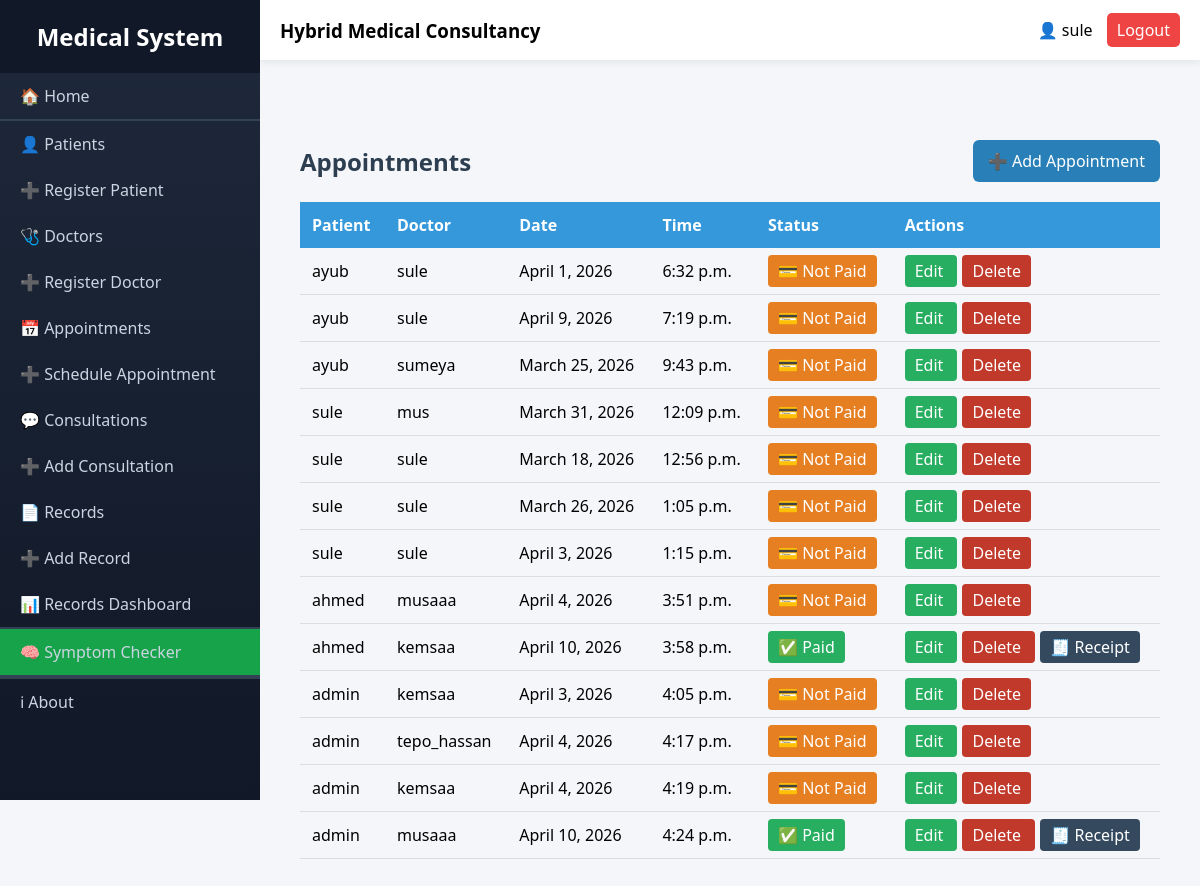
Screenshot of /appointment/ (signed in) with the database file from the repository.
### appointment/models.py (models this page shows)
class Appointment(models.Model):
    patient = models.ForeignKey(User, on_delete=models.CASCADE)
    doctor = models.ForeignKey(User, on_delete=models.CASCADE, related_name='doctor_appointments')
    appointment_date=models.DateField()
    appointment_time = models.TimeField()
    reason = models.TextField(null=True)
    status = models.CharField(max_length=20, default='pending')
    fee = models.DecimalField(max_digits=6, decimal_places=2, default=10)  # default $50

### appointment/views.py (the view)
# urls.py: path('', views.appointment_list, name='appointment_list'),
@login_required
def appointment_list(request):
    appointments = Appointment.objects.all()
    return render(request, 'appointment/appointment_list.html', {
        'appointments': appointments
    })

### appointment/templates/appointment/appointment_list.html (shortened to what this page needs)
{% extends "layout.html" %}
{% block content %}
<div style="max-width:1000px; margin:40px auto; padding:20px;">
    <div style="display:flex; justify-content:space-between; align-items:center; margin-bottom:20px;">
        <h2 style="color:#2c3e50;">Appointments</h2>
        <a href="{% url 'appointment:appointment_create' %}"
           style="background:#2980b9; color:white; padding:10px 15px; border-radius:6px; text-decoration:none;">
           ➕ Add Appointment
        </a>
    </div>
    <div style="overflow-x:auto;">
        <table style="width:100%; border-collapse:collapse; box-shadow:0 2px 10px rgba(0,0,0,0.1);">
            <thead>
                <tr style="background:#3498db; color:white; text-align:left;">
                    <th style="padding:12px;">Patient</th>
                    <th style="padding:12px;">Doctor</th>
                    <th style="padding:12px;">Date</th>
                    <th style="padding:12px;">Time</th>
                    <th style="padding:12px;">Status</th>
                    <th style="padding:12px;">Actions</th>
                </tr>
            </thead>
            <tbody>
                {% for appointment in appointments %}
                <tr style="border-bottom:1px solid #ddd;">
                    <td data-label="Patient" style="padding:12px;">
                        {{ appointment.patient }}
                    </td>
                    <td data-label="Doctor" style="padding:12px;">
                        {{ appointment.doctor }}
                    </td>
                    <td data-label="Date" style="padding:12px;">
                        {{ appointment.appointment_date }}
                    </td>
                    <td data-label="Time" style="padding:12px;">
                        {{ appointment.appointment_time }}
                    </td>
                    <td data-label="Status" style="padding:12px;">
                        {% if appointment.payment and appointment.payment.status == 'completed' %}
                            <span style="background:#27ae60; color:white; padding:5px 10px; border-radius:4px;">
                                ✅ Paid
                            </span>
                        {% else %}
                            <span style="background:#e67e22; color:white; padding:5px 10px; border-radius:4px;">
                                💳 Not Paid
                            </span>
                        {% endif %}
                    </td>
                    <td data-label="Actions" style="padding:12px;">
                        <a href="{% url 'appointment:appointment_update' appointment.id %}"
                           style="background:#27ae60; color:white; padding:5px 10px; border-radius:4px; text-decoration:none; margin-right:5px;">
                           Edit
                        </a>
                        <a href="{% url 'appointment:appointment_delete' appointment.id %}"
                           style="background:#c0392b; color:white; padding:5px 10px; border-radius:4px; text-decoration:none; margin-right:5px;">
                           Delete
                        </a>
                        {% if appointment.payment and appointment.payment.status == 'completed' %}
                            <a href="{% url 'accounts:view_receipt' appointment.payment.id %}"
                               style="background:#34495e; color:white; padding:5px 10px; border-radius:4px; text-decoration:none;">
                               🧾 Receipt
                            </a>
                        {% endif %}
                    </td>
                </tr>
                {% empty %}
                <tr>
                    <td colspan="6" style="text-align:center; padding:15px; color:#7f8c8d;">
                        No appointments found.
                    </td>
                </tr>
                {% endfor %}
            </tbody>
        </table>
    </div>
</div>
{% endblock %}

### templates/layout.html (shortened to what this page needs)
<!DOCTYPE html>
<html lang="en">
<head>
</head>
<body>
<div class="sidebar" id="sidebar">
    <h2>Medical System</h2>
    <a href="{% url 'home_view' %}">🏠 Home</a>
    <hr>
    <a href="{% url 'patients:patient_list' %}">👤 Patients</a>
    <a href="{% url 'patients:patient_create' %}">➕ Register Patient</a>
    <a href="{% url 'doctors:doctor_list' %}">🩺 Doctors</a>
    <a href="{% url 'doctors:doctor_create' %}">➕ Register Doctor</a>
    <a href="{% url 'appointment:appointment_list' %}">📅 Appointments</a>
    <a href="{% url 'appointment:appointment_create' %}">➕ Schedule Appointment</a>
    <a href="{% url 'consultations:consultation_list' %}">💬 Consultations</a>
    <a href="{% url 'consultations:consultation_create' %}">➕ Add Consultation</a>
    <a href="{% url 'records:record_list' %}">📄 Records</a>
    <a href="{% url 'records:record_create' %}">➕ Add Record</a>
    <a href="{% url 'accounts:records_dashboard' %}">📊 Records Dashboard</a>
    <hr>
    {% if user.is_authenticated %}
        <a href="{% url 'accounts:symptoms_checker' %}" class="special-link">
            🧠 Symptom Checker
        </a>
    {% endif %}
    <hr>
    <hr>
    <a href="{% url 'about_view' %}">ℹ About</a>
</div>
<div class="main">
    <div class="navbar">
        <h3>Hybrid Medical Consultancy</h3>
        <div class="user">
            {% if user.is_authenticated %}
                <span>👤 {{ user.username }}</span>
                <a href="{% url 'accounts:logout' %}">Logout</a>
            {% else %}
                <a href="{% url 'accounts:login' %}">Login</a>
            {% endif %}
        </div>
    </div>
    <div class="content">
        {% block content %}
        {% endblock %}
    </div>
</div>
</body>
</html>

### templates/layout.html (style rules this page uses)
* { margin: 0; padding: 0; box-sizing: border-box; font-family: 'Segoe UI', Tahoma, Geneva, Verdana, sans-serif; }
body { display: flex; min-height: 100vh; background: #f4f6f9; }
.sidebar { width: 260px; background: linear-gradient(180deg, #1e293b 0%, #111827 100%); color: #fff; height: 100vh; position: fixed; overflow-y: auto; transition: 0.3s; }
.sidebar h2 { text-align: center; padding: 20px; background: #111827; }
.sidebar a { display: block; padding: 12px 20px; color: #cbd5e1; text-decoration: none; }
.sidebar hr { border: 0.5px solid #334155; }
.main { margin-left: 260px; width: calc(100% - 260px); }
.navbar { height: 60px; background: white; display: flex; justify-content: space-between; align-items: center; padding: 0 20px; box-shadow: 0 2px 8px rgba(0,0,0,0.08); }
.user a { margin-left: 10px; text-decoration: none; padding: 6px 10px; background: #ef4444; color: white; border-radius: 5px; }
.content { padding: 20px; }
.special-link { background: #16a34a; color: white; }

### rows the page displays
Appointment: patient "ayub", doctor "sule", appointment_date "April 1, 2026", appointment_time "6:32 p.m.", shows "💳 Not Paid"
Appointment: patient "ayub", doctor "sule", appointment_date "April 9, 2026", appointment_time "7:19 p.m.", shows "💳 Not Paid"
Appointment: patient "ayub", doctor "sumeya", appointment_date "March 25, 2026", appointment_time "9:43 p.m.", shows "💳 Not Paid"
Appointment: patient "sule", doctor "mus", appointment_date "March 31, 2026", appointment_time "12:09 p.m.", shows "💳 Not Paid"
Appointment: patient "sule", doctor "sule", appointment_date "March 18, 2026", appointment_time "12:56 p.m.", shows "💳 Not Paid"
Appointment: patient "sule", doctor "sule", appointment_date "March 26, 2026", appointment_time "1:05 p.m.", shows "💳 Not Paid"
Appointment: patient "sule", doctor "sule", appointment_date "April 3, 2026", appointment_time "1:15 p.m.", shows "💳 Not Paid"
Appointment: patient "ahmed", doctor "musaaa", appointment_date "April 4, 2026", appointment_time "3:51 p.m.", shows "💳 Not Paid"
Appointment: patient "ahmed", doctor "kemsaa", appointment_date "April 10, 2026", appointment_time "3:58 p.m.", shows "✅ Paid", shows "🧾 Receipt"
Appointment: patient "admin", doctor "kemsaa", appointment_date "April 3, 2026", appointment_time "4:05 p.m.", shows "💳 Not Paid"
Appointment: patient "admin", doctor "tepo_hassan", appointment_date "April 4, 2026", appointment_time "4:17 p.m.", shows "💳 Not Paid"
Appointment: patient "admin", doctor "kemsaa", appointment_date "April 4, 2026", appointment_time "4:19 p.m.", shows "💳 Not Paid"
Appointment: patient "admin", doctor "musaaa", appointment_date "April 10, 2026", appointment_time "4:24 p.m.", shows "✅ Paid", shows "🧾 Receipt"

### other values shown
{{ user.username }} "sule"
